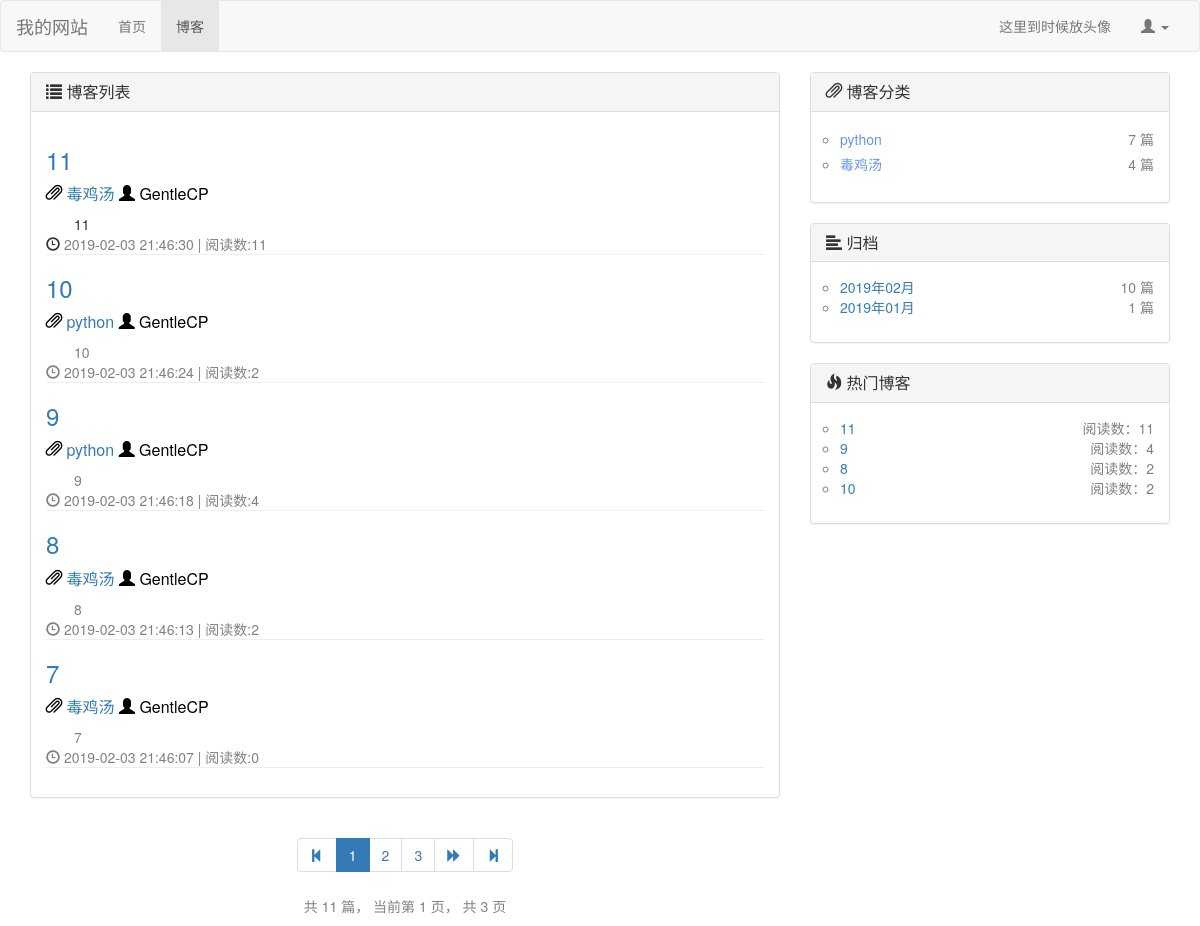
/blog/, run on an earlier commit of the app's database.
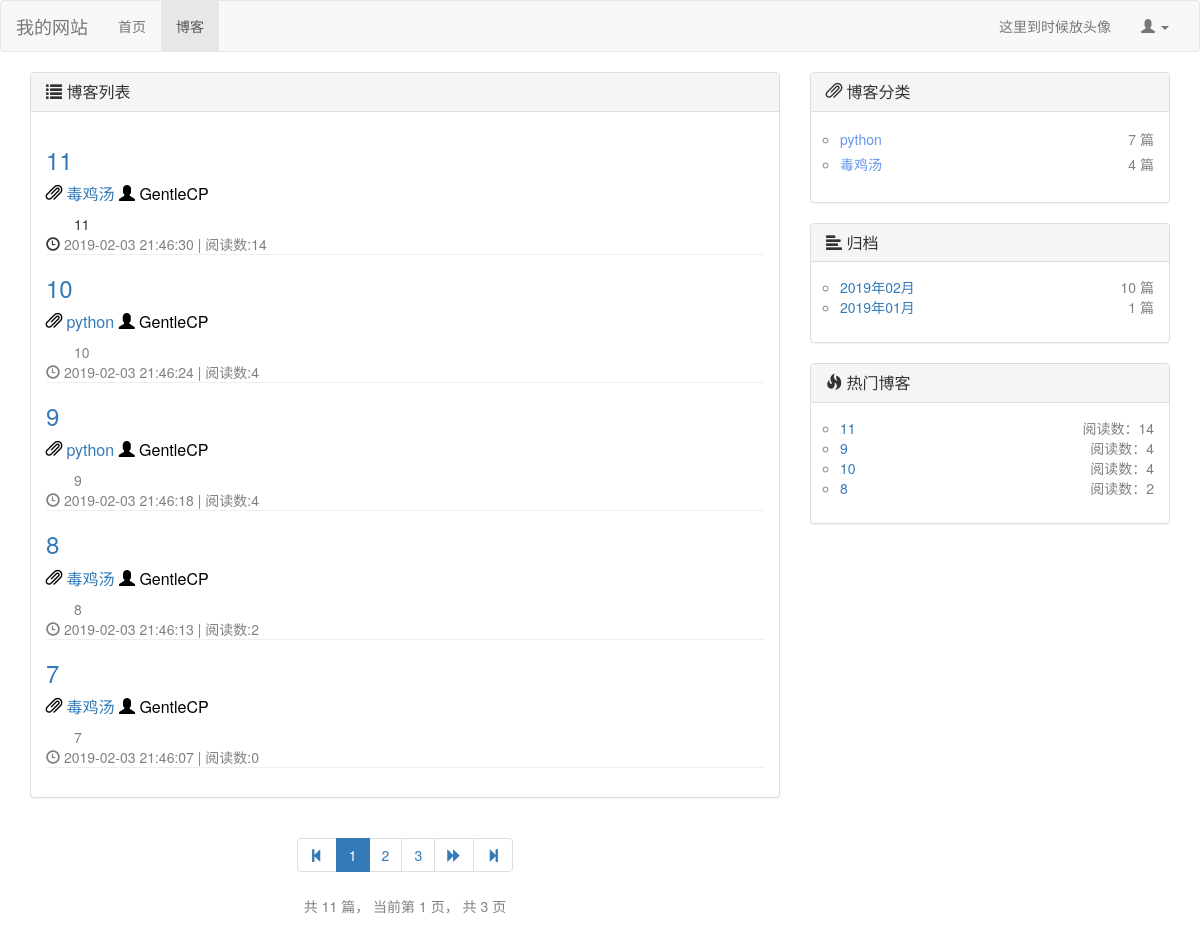
And on a later commit of the database.
### blog/models.py (models this page shows, shortened)
class Blog(models.Model, ReadNumExtendMethod):
    title = models.CharField(max_length=40, verbose_name="标题")
    blog_type = models.ForeignKey(BlogType, on_delete=models.DO_NOTHING, verbose_name="博客类型")
    author = models.ForeignKey(User, on_delete=models.DO_NOTHING, verbose_name="作者")
    content = RichTextUploadingField(verbose_name="内容")
    created_time = models.DateTimeField(auto_now_add=True, verbose_name="创建时间")
    last_modified_time = models.DateTimeField(auto_now=True, verbose_name="上次修改时间")
    class Meta:
        ordering = ['-created_time', ]  # 这里让前端网页在对从request获取到的数据排序按照创建时间由新到旧

class BlogType(models.Model):
    type_name = models.CharField(max_length=30, verbose_name="博客类型")

### read_statistic/models.py (models this page shows, shortened)
class ReadNum(models.Model):
    read_num = models.IntegerField(default=0)
    content_type = models.ForeignKey(ContentType,on_delete=models.DO_NOTHING) # 将ContentType绑定作为外键生成contenttype对象
    object_id = models.PositiveIntegerField() # 对象的id，确定了对象后根据id唯一定位对象
    content_object = GenericForeignKey('content_type','object_id') # 将上面两个合并成一个content对象

### blog/views.py (the view)
# urls.py: path('',views.get_blog_list,name = "blog_list"), # blog list
def get_blog_list(request):
    all_blogs = Blog.objects.all()  # 获取所有的blog
    context = get_blog_common(request, all_blogs)  # 调用公共代码函数，返回context
    return render(request,'blog_list.html', context)

### blog/utils.py (called while the page is built)
def blogs_pagination(request, all_blogs):
    blog_paginator = Paginator(all_blogs, settings.BLOGS_PER_PAGE)  # 博客分页器，5条一页
    page_num = request.GET.get('page', 1)  # 获取url请求中页面的参数
    blogs_in_page = blog_paginator.get_page(page_num)  # 根据页面获取到该页的blog对象
    current_page_num = blogs_in_page.number  # 当前页面
    page_range = [i for i in [current_page_num - 2, current_page_num - 1, current_page_num,
                              current_page_num + 1, current_page_num + 2] if
                  i > 0 and i <= blog_paginator.num_pages]
    return blogs_in_page, page_range

def get_blog_types():
    blog_types = BlogType.objects.all()
    for blog_type in blog_types:
        blog_count = Blog.objects.filter(blog_type=blog_type).count()  # 根据博客类型统计该类型下的博客数量
        blog_type.blog_count = blog_count
    return blog_types

def get_blog_dates():
    blog_dates = Blog.objects.dates('created_time', 'month', order='DESC')  # 按月份返回博客,是个dates对象
    blog_dates_dic = {}
    for blog_date in blog_dates:
        blog_count = Blog.objects.filter(created_time__year=blog_date.year,
                                         created_time__month=blog_date.month).count()  # 根据取到的月份博客的年月属性挑出博客
        blog_dates_dic[blog_date] = blog_count
    return blog_dates_dic

def get_hot_blogs():
    hot_blogs = []
    ct = ContentType.objects.get_for_model(Blog)
    readnums = ReadNum.objects.filter(content_type=ct).order_by('-read_num')  # 暗转阅读量获取
    num_of_hot_blogs = readnums.count()  # 总的已读文章数
    for i in range(num_of_hot_blogs if num_of_hot_blogs < settings.NUM_OF_HOT_BLOGS else settings.NUM_OF_HOT_BLOGS):
        hot_blog = Blog.objects.get(id=readnums[i].object_id)
        hot_blogs.append(hot_blog)
    return hot_blogs

### blog/views.py (called while the page is built)
def get_blog_common(request, all_blogs):
    context = {}
    blogs_in_page, page_range = blogs_pagination(request,all_blogs)
    blog_types = get_blog_types()
    blog_dates_dic = get_blog_dates()
    hot_blogs = get_hot_blogs()
    context['blogs_in_page'] = blogs_in_page
    context['page_range'] = page_range  # 选取当前页面和邻近的4页作为分页显示
    context['blog_types'] = blog_types  # 统计了博客数量的博客类型
    context['blog_dates'] = blog_dates_dic # 统计了博客数量的按月博客
    context['hot_blogs'] = hot_blogs    # 热门博客
    return context

### blog/templates/blog_list.html (shortened to what this page needs)
{% extends 'base.html' %}
{% block nav_blog_active %}active{% endblock %}
{% load staticfiles %}
{% block head_extends %}
    <link rel="stylesheet" href="{% static 'css/blog.css' %}">
{% endblock %}
{% block content %}
    <div class="container">
        <div class="row">
            <div class="col-md-8">
                <div class="panel panel-default">
                    <div class="panel-heading">
                        <h3 class="panel-title">{% block blog-head %}<span class="glyphicon glyphicon-list"
                                                                           aria-hidden="true"></span>
                            博客列表{% endblock %}</h3>
                    </div>
                    <div class="panel-body">
                        {% for blog in blogs_in_page.object_list %}
                            <div class="blog">
                                <h3><a href={% url 'blog_detail' blog.id %}>{{ blog.title }}</a></h3>
                                <p class="blog-info">
                                    <span class="glyphicon glyphicon-paperclip"
                                          aria-hidden="true"></span> <a
                                        href= {% url 'blog_with_type' blog.blog_type.id %}>{{ blog.blog_type.type_name }}</a>
                                    <span class="glyphicon glyphicon-user"
                                          aria-hidden="true"></span> {{ blog.author }}
                                </p>
                                <div class="blog-outline">
                                    {{ blog.content | truncatechars:150 }}
                                </div>
                                <nobr><span class="glyphicon glyphicon-time"
                                          aria-hidden="true"></span> <font
                                        color="gray">{{ blog.last_modified_time|date:"Y-m-d H:i:s" }}</nobr>
                                <nobr><font color="gray"> | 阅读数:{{ blog.get_read_num }}</font></nobr>
                            </div>
                        {% empty %}
                            暂无博客，赶快去写一个吧~
                        {% endfor %}
                    </div>
                </div>
                <div class="blog-paging">
                    <ul class="pagination">
                        <li>
                            <a href="?page=1" aria-label="Previous">
                                    <span aria-hidden="true">
                                         <span class="glyphicon glyphicon-step-backward" aria-hidden="true"></span>
                                    </span>
                            </a>
                        </li>
                        {% for page_num in page_range %}
                            {% if page_num == blogs_in_page.number %}
                                <li class="active">
                                    <span>{{ page_num }} <span class="sr-only">(current)</span></span>
                                </li>
                            {% else %}
                                <li><a href="?page={{ page_num }}">{{ page_num }}</a></li>
                            {% endif %}
                        {% endfor %}
                        {% if blogs_in_page.has_next %}
                            <li>
                                <a href="?page={{ blogs_in_page.next_page_number }}" aria-label="Next">
                                        <span aria-hidden="true">
                                        <span class="glyphicon glyphicon-forward" aria-hidden="true"></span>
                                    </span>
                                </a>
                            </li>
                        {% endif %}
                        <li>
                            <a href="?page={{ blogs_in_page.paginator.num_pages }}" aria-label="Previous">
                                    <span aria-hidden="true">
                                        <span class="glyphicon glyphicon-step-forward" aria-hidden="true"></span>
                                    </span>
                            </a>
                        </li>
                    </ul>
                    <p>
                        共 {{ blogs_in_page.paginator.count }} 篇，
                        当前第 {{ blogs_in_page.number }} 页，
                        共 {{ blogs_in_page.paginator.num_pages }} 页
                    </p>
                </div>
            </div>
            <div class="col-md-4">
                <div class="panel panel-default">
                    <div class="panel-heading">
                        <h3 class="panel-title"><span class="glyphicon glyphicon-paperclip"
                                                      aria-hidden="true"></span> 博客分类</h3>
                    </div>
                    <div class="panel-body">
                        <ul class="blog-types">
                            {% for blog_type in blog_types %}
                                <li style="line-height:25px">
                                    <nobr class ="blog-url"><a href= {% url 'blog_with_type' blog_type.id %}>
                                        <font color="#6495ed"> {{ blog_type.type_name }} </font></a></nobr>
                                    <nobr class = "blog-arg">{{ blog_type.blog_count }} 篇</nobr>
                                </li>
                            {% empty %}
                                <li><a>暂无类型，赶快去添加分类吧~</a></li>
                            {% endfor %}
                        </ul>
                    </div>
                </div>
                <div class="panel panel-default">
                    <div class="panel-heading">
                        <h3 class="panel-title"><span class="glyphicon glyphicon-align-left"
                                                      aria-hidden="true"></span> 归档</h3>
                    </div>
                    <div class="panel-body">
                        <ul class="blog-types">
                            {% for blog_date, blog_count in blog_dates.items %}
                                <li>
                                    <nobr class="blog-url"><a
                                            href= {% url 'blog_with_date'  blog_date.year blog_date.month %}>
                                        {{ blog_date | date:"Y年m月" }}</a></nobr>
                                    <nobr class="blog-arg">{{ blog_count }} 篇</nobr>
                                </li>
                            {% endfor %}
                        </ul>
                    </div>
                </div>
                <div class="panel panel-default">
                    <div class="panel-heading">
                        <h3 class="panel-title"><span class="glyphicon glyphicon-fire"
                                                      aria-hidden="true"></span> 热门博客</h3>
                    </div>
                    <div class="panel-body">
                        <ul class="blog-types">
                            {% for hot_blog in hot_blogs %}
                                <li>
                                    <nobr class="blog-url"><a href={% url 'blog_detail' hot_blog.id %}>
                                        {{ hot_blog.title }} </a></nobr>
                                    <nobr class="blog-arg">阅读数：{{ hot_blog.get_read_num }}</nobr>
                                </li>
                            {% endfor %}
                        </ul>
                    </div>
                </div>
            </div>
        </div>
    </div>
{% endblock %}

### templates/base.html (shortened to what this page needs)
{% load staticfiles %}
<!DOCTYPE html>
<html lang="zh-CN">
<head>
    <link rel="stylesheet" href="{% static 'bootstrap@3.3.7/css/bootstrap.min.css' %}">
    {% block head_extends %}{% endblock %}
</head>
<body>
<nav class="navbar navbar-default">
    <div class="container-fluid">
        <div class="navbar-header">
            <a class="navbar-brand" href= {% url 'index' %}>我的网站</a>
        </div>
        <div class="collapse navbar-collapse" id="bs-example-navbar-collapse-1">
            <ul class="nav navbar-nav">
                <li class={% block nav_index_active %}{% endblock %}><a href={% url 'index' %}>首页 </a></li>
                <li class={% block nav_blog_active %}{% endblock %}><a href="{% url 'blog_list' %}">博客</a></li>
            </ul>
            <ul class="nav navbar-nav navbar-right">
                <li><a href="#">这里到时候放头像</a></li>
                <li class="dropdown">
                    <a href="#" class="dropdown-toggle" data-toggle="dropdown" role="button"
                       aria-haspopup="true"
                       aria-expanded="false">
                        {% if user.is_authenticated %}
                            <nobr> {{ user.username }}</nobr>
                        {% else %}
                            <span class="glyphicon glyphicon-user" aria-hidden="true"></span>
                        {% endif %}
                        <span class="caret"></span></a>
                </li>
            </ul>
        </div>
    </div>
</nav>
{% block content %}{% endblock %}
</body>
</html>

### static/css/blog.css (style rules this page uses)
ul.blog-types { list-style-type: circle; padding-left: 1em; }
ul.blog-types nobr.blog-url { color: #6495ed; }
ul.blog-types nobr.blog-arg { color: #808080; float: right; }
div.blog { margin-top: 0.5em; }
div.blog:not(:last-child) { margin-top: 0.5em; margin-bottom: 1em; border-bottom:1px solid #eeeeee; }
div.blog p.blog-info { margin-bottom: 0.5em; font-size: medium; color: #000000; }
div.blog-outline { text-indent: 2em; }
div.blog-paging { text-align: center; }

What changed in the data, as far as the page shows it:
changed through a linked row, Blog (number 1 of 5 on the later page): get_read_num "11" → "14"
changed through a linked row, Blog (number 2 of 5 on the later page): get_read_num "2" → "4"; moves up the list
